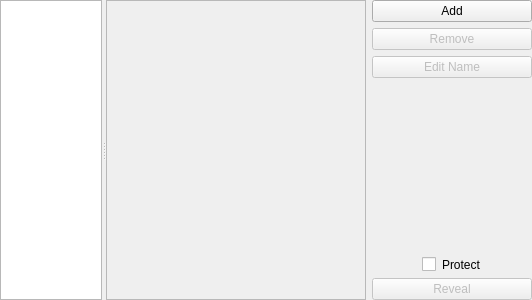
<?xml version="1.0" encoding="UTF-8"?>
<ui version="4.0">
 <class>EditEntryWidgetAttributes</class>
 <widget class="QWidget" name="EditEntryWidgetAttributes">
  <property name="geometry">
   <rect>
    <x>0</x>
    <y>0</y>
    <width>532</width>
    <height>300</height>
   </rect>
  </property>
  <layout class="QHBoxLayout" name="horizontalLayout_3">
   <property name="leftMargin">
    <number>0</number>
   </property>
   <property name="topMargin">
    <number>0</number>
   </property>
   <property name="rightMargin">
    <number>0</number>
   </property>
   <property name="bottomMargin">
    <number>0</number>
   </property>
   <item>
    <widget class="QSplitter" name="attributesSplitter">
     <property name="orientation">
      <enum>Qt::Horizontal</enum>
     </property>
     <property name="childrenCollapsible">
      <bool>false</bool>
     </property>
     <widget class="AttributesListView" name="attributesView">
      <property name="minimumSize">
       <size>
        <width>0</width>
        <height>0</height>
       </size>
      </property>
      <property name="accessibleName">
       <string>Attribute selection</string>
      </property>
      <property name="sizeAdjustPolicy">
       <enum>QAbstractScrollArea::AdjustToContents</enum>
      </property>
      <property name="resizeMode">
       <enum>QListView::Adjust</enum>
      </property>
     </widget>
     <widget class="QPlainTextEdit" name="attributesEdit">
      <property name="enabled">
       <bool>false</bool>
      </property>
      <property name="sizePolicy">
       <sizepolicy hsizetype="MinimumExpanding" vsizetype="Expanding">
        <horstretch>0</horstretch>
        <verstretch>0</verstretch>
       </sizepolicy>
      </property>
      <property name="minimumSize">
       <size>
        <width>170</width>
        <height>0</height>
       </size>
      </property>
      <property name="accessibleName">
       <string>Attribute value</string>
      </property>
     </widget>
    </widget>
   </item>
   <item>
    <layout class="QVBoxLayout" name="attributesButtonLayout">
     <item>
      <widget class="QPushButton" name="addAttributeButton">
       <property name="accessibleName">
        <string>Add a new attribute</string>
       </property>
       <property name="text">
        <string>Add</string>
       </property>
      </widget>
     </item>
     <item>
      <widget class="QPushButton" name="removeAttributeButton">
       <property name="enabled">
        <bool>false</bool>
       </property>
       <property name="accessibleName">
        <string>Remove selected attribute</string>
       </property>
       <property name="text">
        <string>Remove</string>
       </property>
      </widget>
     </item>
     <item>
      <widget class="QPushButton" name="editAttributeButton">
       <property name="enabled">
        <bool>false</bool>
       </property>
       <property name="accessibleName">
        <string>Edit attribute name</string>
       </property>
       <property name="text">
        <string>Edit Name</string>
       </property>
      </widget>
     </item>
     <item>
      <spacer name="verticalSpacer">
       <property name="orientation">
        <enum>Qt::Vertical</enum>
       </property>
       <property name="sizeHint" stdset="0">
        <size>
         <width>20</width>
         <height>40</height>
        </size>
       </property>
      </spacer>
     </item>
     <item>
      <widget class="QCheckBox" name="protectAttributeButton">
       <property name="enabled">
        <bool>true</bool>
       </property>
       <property name="accessibleName">
        <string>Toggle attribute protection</string>
       </property>
       <property name="styleSheet">
        <string notr="true">margin-left:50%;margin-right:50%</string>
       </property>
       <property name="text">
        <string>Protect</string>
       </property>
       <property name="checkable">
        <bool>true</bool>
       </property>
      </widget>
     </item>
     <item>
      <widget class="QPushButton" name="revealAttributeButton">
       <property name="enabled">
        <bool>false</bool>
       </property>
       <property name="accessibleName">
        <string>Show a protected attribute</string>
       </property>
       <property name="text">
        <string>Reveal</string>
       </property>
       <property name="checkable">
        <bool>false</bool>
       </property>
      </widget>
     </item>
    </layout>
   </item>
  </layout>
 </widget>
 <customwidgets>
  <customwidget>
   <class>AttributesListView</class>
   <extends>QListView</extends>
   <header>gui/entry/EditEntryWidget_p.h</header>
  </customwidget>
 </customwidgets>
 <tabstops>
  <tabstop>attributesView</tabstop>
  <tabstop>attributesEdit</tabstop>
  <tabstop>addAttributeButton</tabstop>
  <tabstop>removeAttributeButton</tabstop>
  <tabstop>editAttributeButton</tabstop>
  <tabstop>protectAttributeButton</tabstop>
  <tabstop>revealAttributeButton</tabstop>
 </tabstops>
 <resources/>
 <connections/>
</ui>
